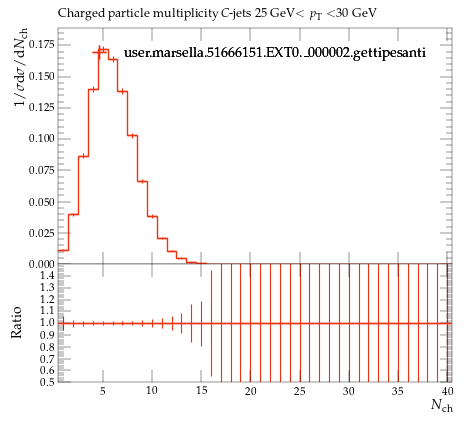

Recreate this plot in Python.
#! /usr/bin/env python

# This Python script was auto-generated using YODA v2.0.2.
# Analysis object: /MC_HFDECAYS/avg_C_jet_ch_mult_25_30
# Timestamp: 24-07-2026 (16:40:05)

import matplotlib as mpl
import matplotlib.pyplot as plt
mpl.use('Agg') # comment out for interactive use
import os
import numpy as np

plotDir = os.path.split(os.path.realpath(__file__))[0]
if 'YODA_USER_PLOT_PATH' in globals():
    plot_outdir = globals()['YODA_USER_PLOT_PATH']
else:
    plot_outdir = plotDir

#plot style
plt.style.use(os.path.join(plotDir, '../default.mplstyle'))
# plot metadata
figW, figH = plt.rcParams['figure.figsize']
ax_xLabel = r'$N_\mathrm{ch}$'
ax_yLabel = r'$1/\sigma \mathrm{d}\sigma/\mathrm{d}N_\mathrm{ch}$'
ax_title  = r'Charged particle multiplicity $C$-jets 25 GeV$<p_\mathrm{T}<$30 GeV'
ax_xScale = 'linear'
ax_yScale = 'linear'
xLims = (0.5, 40.5)
yLims = (0.0, 0.18908549)
xMinorTickMarks = 0

# TeX-friendly labels for the legend
labels = {
    'legend' : ([ r"user.marsella.51666151.EXT0.\_000002.gettipesanti" ], r""),
}

# Adjust canvas width and height
canvasW = 10.0
canvasH = 9.0
figW *= canvasW/10.
figH *= canvasH/9.

# Create figure and axis objects
fig, (ax, ratio0_ax) = plt.subplots(2, 1, sharex=True,
                  figsize=(figW,figH), gridspec_kw={'height_ratios': (6.0, 3.0)})

# Set figure margins
plt.subplots_adjust(
    left   = 1.0 * plt.rcParams['figure.subplot.left'],
    right  = 1.0 * plt.rcParams['figure.subplot.right'],
    top    = 1.0 * plt.rcParams['figure.subplot.top'],
    bottom = 1.0 * plt.rcParams['figure.subplot.bottom'])

ratio0_ax.yaxis.set_major_locator(mpl.ticker.MultipleLocator(0.1))
ratio0_ax.set_ylim(0.5, 1.4999)
ratio0_ax.set_ylabel('Ratio')
ratio0_ax.xaxis.set_minor_locator(mpl.ticker.NullLocator())

# the numerical data is stored in a separate file
dataf = dict()
prefix = os.path.split(__file__)[0]
if prefix:    prefix = prefix + '/'
exec(open(prefix+'avg_C_jet_ch_mult_25_30__data.py').read(), dataf)


legend_handles = dict() # keep track of handles for the legend

# style options for curves
# starts at zorder>=5 to draw curve on top of legend
styles = {
  'user.marsella.51666151.EXT0._000002.gettipesanti.yoda.gz': {
    'color' : '#EE3311',
    'linestyle' : '-',
    'linewidth' : 1,
    'marker' : 'none',
    'markersize' : 2,
    'capsize' : 0.0,
    'zorder' : 5,
    'histstyle' : 1,
    'drawstyle' : 'steps-pre',
    'xerrorbars' : 1,
    'yerrorbars' : 1,
    'fillcolor' : None,
    'fillopacity' : 1.0,
    'ratio0_linestyle' : '-',
    'ratio0_linewidth' : 1,
    'ratio0_marker' : 'none',
    'ratio0_markersize' : 2,
    'ratio0_capsize' : 0.0,
    'ratio0_zorder' : 5,
    'ratio0_histstyle' : 1,
    'ratio0_drawstyle' : 'steps-pre',
    'ratio0_xerrorbars' : 1,
    'ratio0_yerrorbars' : 1,
  },
}

# curve from input yoda files in main panel
for label, yvals in dataf['yvals'].items():
    if all(np.isnan(v) for v in dataf['yvals'][label]):
        continue
    tmp = None
    if styles[label]['histstyle']: # draw as histogram
        xpos = dataf['xedges'][label] if styles[label]['drawstyle'] else dataf['xpoints'][label]
        ypos = np.insert(yvals, 0, yvals[0]) if styles[label]['drawstyle'] else yvals
        if styles[label]['fillcolor']: # fill area below curve
            ax.fill_between(xpos, ypos, step='pre',
                            color=styles[label]['fillcolor'],
                            alpha=styles[label]['fillopacity'])
        tmp, = ax.plot(xpos, ypos,
                       color=styles[label]['color'],
                       linestyle=styles[label]['linestyle'],
                       linewidth=styles[label]['linewidth'],
                       drawstyle=styles[label]['drawstyle'], solid_joinstyle='miter',
                       zorder=styles[label]['zorder'], label=label)
    tmp = ax.errorbar(dataf['xpoints'][label], yvals,
                      xerr=np.array(dataf['xerrs'][label])*styles[label]['xerrorbars'],
                      yerr=np.array(dataf['yerrs'][label])*styles[label]['yerrorbars'],
                      fmt=styles[label]['marker'], capsize=styles[label]['capsize'],
                      markersize=styles[label]['markersize'],
                      ecolor=styles[label]['color'],
                      color=styles[label]['color'], zorder=styles[label]['zorder'])
    tmp[-1][0].set_linestyle(styles[label]['linestyle'])
    tmp[-1][0].set_linewidth(styles[label]['linewidth'])
    if label in dataf['add_legend_handle']:  legend_handles[label] = tmp
    for varLabel in dataf['variation_yvals'].keys():
        if varLabel.startswith(label):
            tmp, = ax.plot(dataf['xedges'][label], dataf['variation_yvals'][varLabel],
                           color=styles[label]['color'],
                           linestyle=styles[label]['linestyle'],
                           linewidth=styles[label]['linewidth'],
                           drawstyle='steps-pre', solid_joinstyle='miter',
                           zorder=styles[label]['zorder'], alpha=0.5)


# plots on ratio panel
# curve from input yoda files in ratio panel
for label, yvals in dataf['ratio0_yvals'].items():
    if all(np.isnan(v) for v in yvals):
        continue
    if styles[label]['ratio0_histstyle']: # plot as histogram
        xpos = dataf['xedges']['user.marsella.51666151.EXT0._000002.gettipesanti.yoda.gz'] if styles[label]['ratio0_drawstyle'] else dataf['xpoints']['user.marsella.51666151.EXT0._000002.gettipesanti.yoda.gz']
        ypos = np.insert(yvals, 0, yvals[0]) if styles[label]['ratio0_drawstyle'] else yvals
        ratio0_ax.plot(xpos, ypos,
                       color=styles[label]['color'],
                       linewidth=styles[label]['linewidth'],
                       linestyle=styles[label]['ratio0_linestyle'],
                       drawstyle=styles[label]['ratio0_drawstyle'], zorder=styles[label]['zorder'],
                       solid_joinstyle='miter')
    tmp = ratio0_ax.errorbar(dataf['xpoints']['user.marsella.51666151.EXT0._000002.gettipesanti.yoda.gz'], yvals,
                             xerr=np.array(dataf['ref_xerrs'])*styles[label]['ratio0_xerrorbars'],
                             yerr=np.array(dataf['ratio0_yerrs'][label])*styles[label]['ratio0_yerrorbars'],
                             fmt=styles[label]['ratio0_marker'], capsize=styles[label]['ratio0_capsize'],
                             markersize=styles[label]['ratio0_markersize'],
                             ecolor=styles[label]['color'],
                             color=styles[label]['color'])
    tmp[-1][0].set_linestyle(styles[label]['ratio0_linestyle'])
    tmp[-1][0].set_linewidth(styles[label]['ratio0_linewidth'])

    for varlabel in dataf['ratio0_variation_vals'].keys():
        if varlabel.startswith(label):
            ratio0_ax.plot(dataf['xedges']['user.marsella.51666151.EXT0._000002.gettipesanti.yoda.gz'],
                            dataf['ratio0_variation_vals'][varlabel],
                            color=styles[label]['color'],
                            linestyle=styles[label]['linestyle'],
                            linewidth=styles[label]['linewidth'],
                            drawstyle='steps-pre', solid_joinstyle='miter',
                            zorder=1, alpha=0.5)

legend_items = list(legend_handles.values())
ax.add_artist(ax.legend(legend_items,
                        labels['legend'][0],
                        title=labels['legend'][1],
                        alignment='left',
                        loc='upper center',
                        bbox_to_anchor=(0.5, 0.97)))

# set plot metadata as defined above
ratio0_ax.set_xlabel(ax_xLabel)
ratio0_ax.xaxis.set_label_coords(1., -0.15)
ax.set_ylabel(ax_yLabel, ha='right', va='top')
ax.yaxis.set_label_coords(-0.11, 1.0)
ax.set_title(ax_title, loc='left')
ax.set_xscale(ax_xScale)
ax.set_yscale(ax_yScale)
ax.set_xlim(xLims)
ax.set_ylim(yLims)

# tick formatting
plt.rcParams['xtick.top'] = True
plt.rcParams['ytick.right'] = True
ax.xaxis.set_minor_locator(mpl.ticker.NullLocator())
fig.align_ylabels((ax, ratio0_ax))
plt.savefig(os.path.join(plot_outdir, 'avg_C_jet_ch_mult_25_30.pdf'), format='PDF')
plt.savefig(os.path.join(plot_outdir, 'avg_C_jet_ch_mult_25_30.png'), format='PNG')

plt.close(fig)
